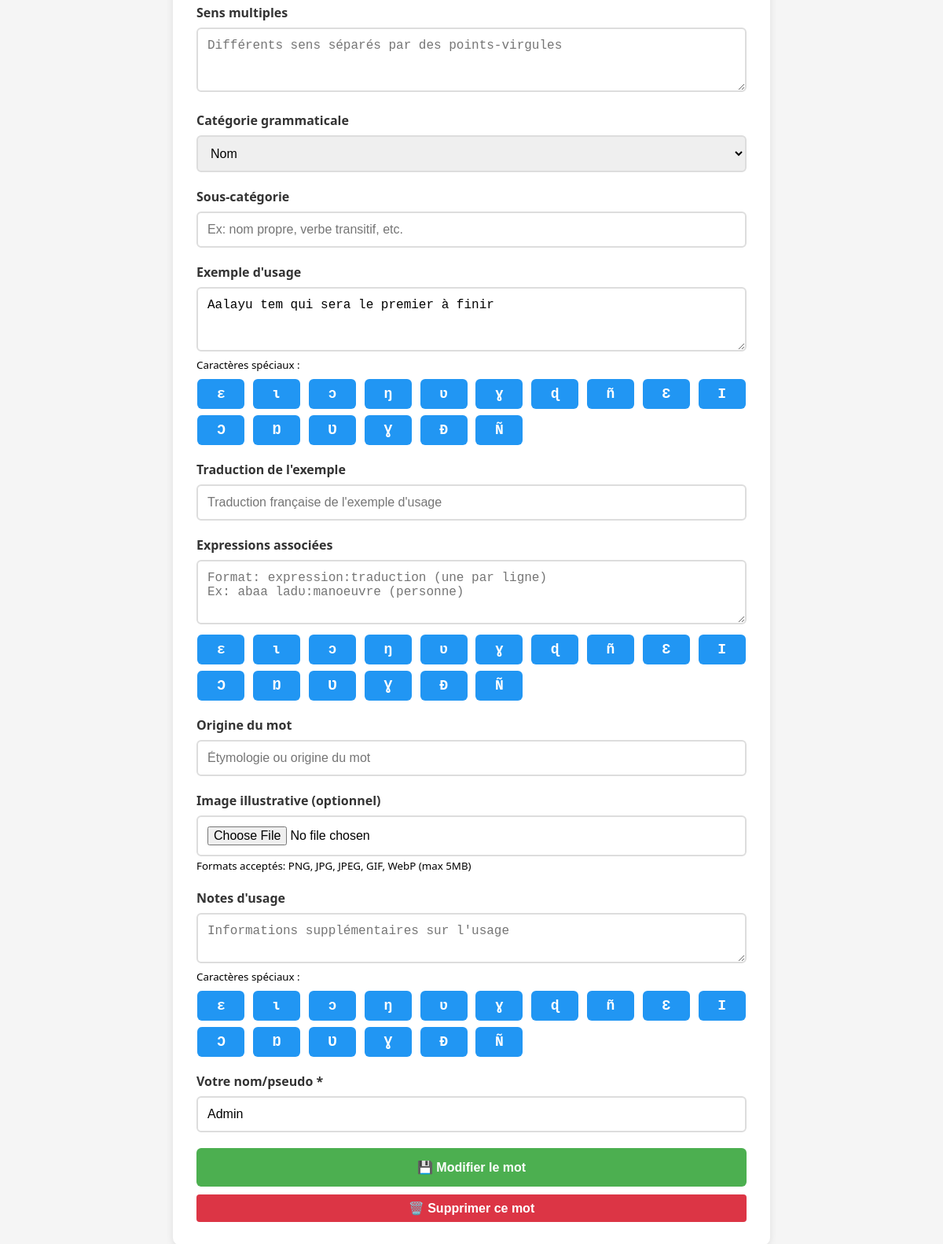
The page /editer/1 (lower part) on the database as committed earlier.
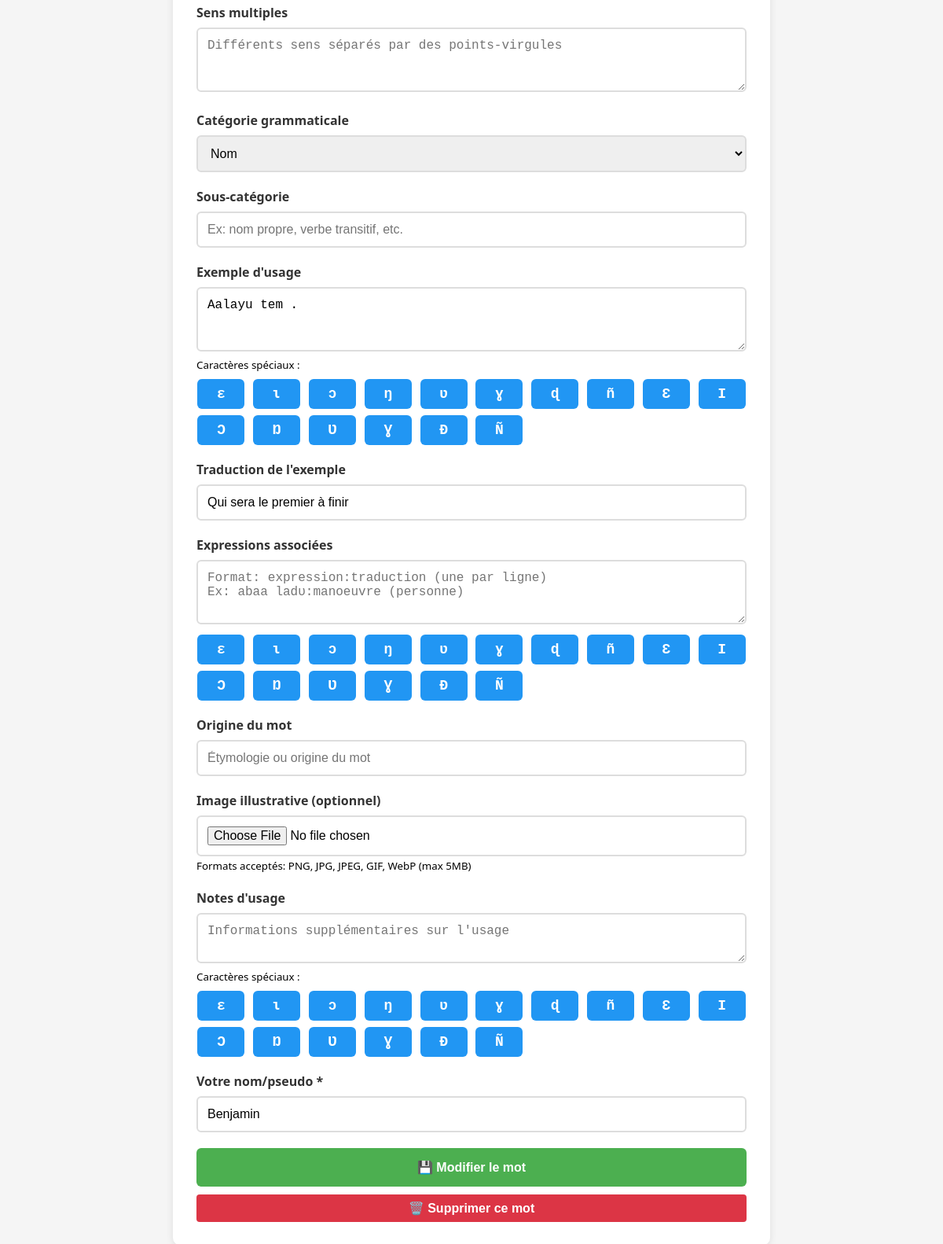
The same page on the database as committed later.
### database.py (models this page shows)
class MotKabye(Base):
    __tablename__ = 'mots_kabye'
    id = Column(Integer, primary_key=True)
    mot_kabye = Column(String(255), nullable=False)
    variantes_orthographiques = Column(Text)
    api = Column(String(100))
    traduction_francaise = Column(String(500), nullable=False)
    sens_multiple = Column(Text)
    synonymes = Column(Text)
    categorie_grammaticale = Column(String(100))
    sous_categorie = Column(String(100))
    origine_mot = Column(Text)
    exemple_usage = Column(Text)
    traduction_exemple = Column(Text)
    expressions_associees = Column(Text)
    notes_usage = Column(Text)
    image_url = Column(Text)
    verifie_par = Column(String(100))
    date_ajout = Column(DateTime, default=datetime.now)
    date_modification = Column(DateTime, default=datetime.now, onupdate=datetime.now)
    statut_validation = Column(String(50), default='en_attente')  # en_attente, valide, a_reviser, rejete
    notes_validation = Column(Text)
    date_validation = Column(DateTime)
    __table_args__ = (
        Index('idx_statut_validation', 'statut_validation'),
        Index('idx_verifie_par', 'verifie_par'),
    )

### app.py (the view)
@app.route('/editer/<int:mot_id>')
def editer_mot(mot_id):
    session = get_session()
    try:
        mot = session.query(MotKabye).filter(MotKabye.id == mot_id).first()
        if not mot:
            return "Mot non trouvé", 404
        print(f"DEBUG - sens_multiple raw: {mot.sens_multiple}")
        print(f"DEBUG - sens_multiple type: {type(mot.sens_multiple)}")
        print(f"DEBUG - json_to_list result: {json_to_list(mot.sens_multiple)}")
        mot_dict = {
            'id': mot.id,
            'mot_kabye': mot.mot_kabye,
            'variantes_orthographiques': ', '.join(json_to_list(mot.variantes_orthographiques)) if mot.variantes_orthographiques else '',
            'api': mot.api or '',
            'traduction_francaise': mot.traduction_francaise or '',
            'sens_multiple': '; '.join(json_to_list(mot.sens_multiple)) if mot.sens_multiple else '',
            'synonymes': ', '.join(json_to_list(mot.synonymes)) if mot.synonymes else '',
            'categorie_grammaticale': mot.categorie_grammaticale or '',
            'sous_categorie': mot.sous_categorie or '',
            'origine_mot': mot.origine_mot or '',
            'exemple_usage': mot.exemple_usage or '',
            'traduction_exemple': mot.traduction_exemple or '',
            'expressions_associees': json_to_list(mot.expressions_associees),
            'notes_usage': mot.notes_usage or '',
            'image_url': mot.image_url or '',
            'verifie_par': mot.verifie_par or '',
            'date_ajout': mot.date_ajout.strftime("%Y-%m-%d %H:%M:%S") if mot.date_ajout else '',
            'date_modification': mot.date_modification.strftime("%Y-%m-%d %H:%M:%S") if mot.date_modification else ''
        }
        return render_template('formulaire.html', mot=mot_dict, edition=True)
    finally:
        session.close()

### app.py (called while the page is built)
def json_to_list(data):
    if not data:
        return []
    try:
        if isinstance(data, list):
            return data
        return json.loads(data)
    except json.JSONDecodeError:
        if isinstance(data, str):
            if ';' in data:
                return [item.strip() for item in data.split(';') if item.strip()]
            return [data.strip()] if data.strip() else []
        return []

### database.py (called while the page is built)
def get_database_url():
    if 'DATABASE_URL' in os.environ:
        return os.environ['DATABASE_URL']
    return 'sqlite:///dictionnaire.db'

def init_db():
    engine = create_engine(get_database_url())
    Base.metadata.create_all(engine)
    return engine

def get_session():
    engine = init_db()
    Session = sessionmaker(bind=engine)
    return Session()

### templates/formulaire.html (shortened to what this page needs)
<!DOCTYPE html>
<html lang="fr">
<head>
</head>
<body>
    <div class="container">
        <form id="formMot">
            <form id="formMot" enctype="multipart/form-data">
            <div class="form-group">
                <label for="sens_multiple">Sens multiples</label>
                <textarea id="sens_multiple" name="sens_multiple" rows="3"
                    placeholder="Différents sens séparés par des points-virgules">{% if mot and mot.sens_multiple %}{{ mot.sens_multiple }}{% endif %}</textarea>
            </div>
            <div class="form-group">
                <label for="categorie_grammaticale">Catégorie grammaticale</label>
                <select id="categorie_grammaticale" name="categorie_grammaticale">
                    <option value="nom" {% if mot and mot.categorie_grammaticale == 'nom' %}selected{% endif %}>Nom</option>
                </select>
            </div>
            <div class="form-group">
                <label for="sous_categorie">Sous-catégorie</label>
                <input type="text" id="sous_categorie" name="sous_categorie"
                       value="{{ mot.sous_categorie if mot else '' }}"
                       placeholder="Ex: nom propre, verbe transitif, etc.">
            </div>
            <div class="form-group">
                <label for="exemple_usage">Exemple d'usage</label>
                <textarea id="exemple_usage" name="exemple_usage" rows="3"
                         placeholder="Phrase complète en kabyè avec contexte">{{ mot.exemple_usage if mot else '' }}</textarea>
                <small>Caractères spéciaux :</small>
                <div class="caracteres-speciaux" data-target="exemple_usage">
                    <button type="button" class="btn-special">ɛ</button>
                    <button type="button" class="btn-special">ɩ</button>
                    <button type="button" class="btn-special">ɔ</button>
                    <button type="button" class="btn-special">ŋ</button>
                    <button type="button" class="btn-special">ʋ</button>
                    <button type="button" class="btn-special">ɣ</button>
                    <button type="button" class="btn-special">ɖ</button>
                    <button type="button" class="btn-special">ñ</button>
                    <button type="button" class="btn-special">Ɛ</button>
                    <button type="button" class="btn-special">Ɩ</button>
                    <button type="button" class="btn-special">Ɔ</button>
                    <button type="button" class="btn-special">Ŋ</button>
                    <button type="button" class="btn-special">Ʋ</button>
                    <button type="button" class="btn-special">Ɣ</button>
                    <button type="button" class="btn-special">Ɖ</button>
                    <button type="button" class="btn-special">Ñ</button>
                </div>
            </div>
            <div class="form-group">
                <label for="traduction_exemple">Traduction de l'exemple</label>
                <input type="text" id="traduction_exemple" name="traduction_exemple"
                       value="{{ mot.traduction_exemple if mot else '' }}"
                       placeholder="Traduction française de l'exemple d'usage">
            </div>
            <div class="form-group">
                <label for="expressions_associees">Expressions associées</label>
                <textarea id="expressions_associees" name="expressions_associees" rows="3"
                    placeholder="Format: expression:traduction (une par ligne)&#10;Ex: abaa ladʋ:manoeuvre (personne)">{% if mot and mot.expressions_associees %}{% for expr in mot.expressions_associees %}{{ expr.expression }}:{{ expr.traduction }}{% if not loop.last %}&#10;{% endif %}{% endfor %}{% endif %}</textarea>
                <div class="caracteres-speciaux" data-target="expressions_associees">
                    <button type="button" class="btn-special">ɛ</button>
                    <button type="button" class="btn-special">ɩ</button>
                    <button type="button" class="btn-special">ɔ</button>
                    <button type="button" class="btn-special">ŋ</button>
                    <button type="button" class="btn-special">ʋ</button>
                    <button type="button" class="btn-special">ɣ</button>
                    <button type="button" class="btn-special">ɖ</button>
                    <button type="button" class="btn-special">ñ</button>
                    <button type="button" class="btn-special">Ɛ</button>
                    <button type="button" class="btn-special">Ɩ</button>
                    <button type="button" class="btn-special">Ɔ</button>
                    <button type="button" class="btn-special">Ŋ</button>
                    <button type="button" class="btn-special">Ʋ</button>
                    <button type="button" class="btn-special">Ɣ</button>
                    <button type="button" class="btn-special">Ɖ</button>
                    <button type="button" class="btn-special">Ñ</button>
                </div>
            </div>
            <div class="form-group">
                <label for="origine_mot">Origine du mot</label>
                <input type="text" id="origine_mot" name="origine_mot"
                       value="{{ mot.origine_mot if mot else '' }}"
                       placeholder="Étymologie ou origine du mot">
            </div>
            <div class="form-group">
                <label for="image">Image illustrative (optionnel)</label>
                <input type="file" id="image" name="image"
                    accept=".png,.jpg,.jpeg,.gif,.webp"
                    class="file-input">
                <small>Formats acceptés: PNG, JPG, JPEG, GIF, WebP (max 5MB)</small>
            </div>
            <div class="form-group">
                <label for="notes_usage">Notes d'usage</label>
                <textarea id="notes_usage" name="notes_usage" rows="2"
                         placeholder="Informations supplémentaires sur l'usage">{{ mot.notes_usage if mot else '' }}</textarea>
                <small>Caractères spéciaux :</small>
                <div class="caracteres-speciaux" data-target="notes_usage">
                    <button type="button" class="btn-special">ɛ</button>
                    <button type="button" class="btn-special">ɩ</button>
                    <button type="button" class="btn-special">ɔ</button>
                    <button type="button" class="btn-special">ŋ</button>
                    <button type="button" class="btn-special">ʋ</button>
                    <button type="button" class="btn-special">ɣ</button>
                    <button type="button" class="btn-special">ɖ</button>
                    <button type="button" class="btn-special">ñ</button>
                    <button type="button" class="btn-special">Ɛ</button>
                    <button type="button" class="btn-special">Ɩ</button>
                    <button type="button" class="btn-special">Ɔ</button>
                    <button type="button" class="btn-special">Ŋ</button>
                    <button type="button" class="btn-special">Ʋ</button>
                    <button type="button" class="btn-special">Ɣ</button>
                    <button type="button" class="btn-special">Ɖ</button>
                    <button type="button" class="btn-special">Ñ</button>
                </div>
            </div>
            <div class="form-group">
                <label for="verifie_par">Votre nom/pseudo *</label>
                <input type="text" id="verifie_par" name="verifie_par" required
                       value="{{ mot.verifie_par if mot else '' }}"
                       placeholder="Votre nom pour crédit">
            </div>
            <button type="submit">
                {% if edition %}💾 Modifier le mot{% else %}💾 Sauvegarder le mot{% endif %}
            </button>
            {% if edition %}
            <button type="button" class="btn-supprimer" style="margin-top: 10px; width: 100%;" onclick="supprimerMot({{ mot.id }})">
                🗑️ Supprimer ce mot
            </button>
            {% endif %}
        </form>
    </div>
</body>
</html>

### templates/formulaire.html (style rules this page uses)
* { box-sizing: border-box; }
body { font-family: 'Segoe UI', Tahoma, Geneva, Verdana, sans-serif; max-width: 800px; margin: 0 auto; padding: 20px; background: #f5f5f5; }
.container { background: white; padding: 30px; border-radius: 10px; box-shadow: 0 2px 10px rgba(0,0,0,0.1); }
.form-group { margin-bottom: 20px; position: relative; }
label { display: block; margin-bottom: 8px; font-weight: 600; color: #333; }
input, select, textarea { width: 100%; padding: 12px; border: 2px solid #ddd; border-radius: 6px; font-size: 16px; transition: border-color 0.3s; }
.caracteres-speciaux { display: grid; grid-template-columns: repeat(10, 1fr); gap: 8px; margin-top: 8px; justify-items: center; }
.btn-supprimer { background: #dc3545; color: white; border: none; padding: 8px 15px; border-radius: 4px; cursor: pointer; }

Rows that differ between the two databases and show on the page:
changed MotKabye "Nom": exemple_usage "Aalayu tem qui sera le premier à finir" → "Aalayu tem ."; traduction_exemple (not shown) → "Qui sera le premier à finir"; verifie_par "Admin" → "Benjamin"
